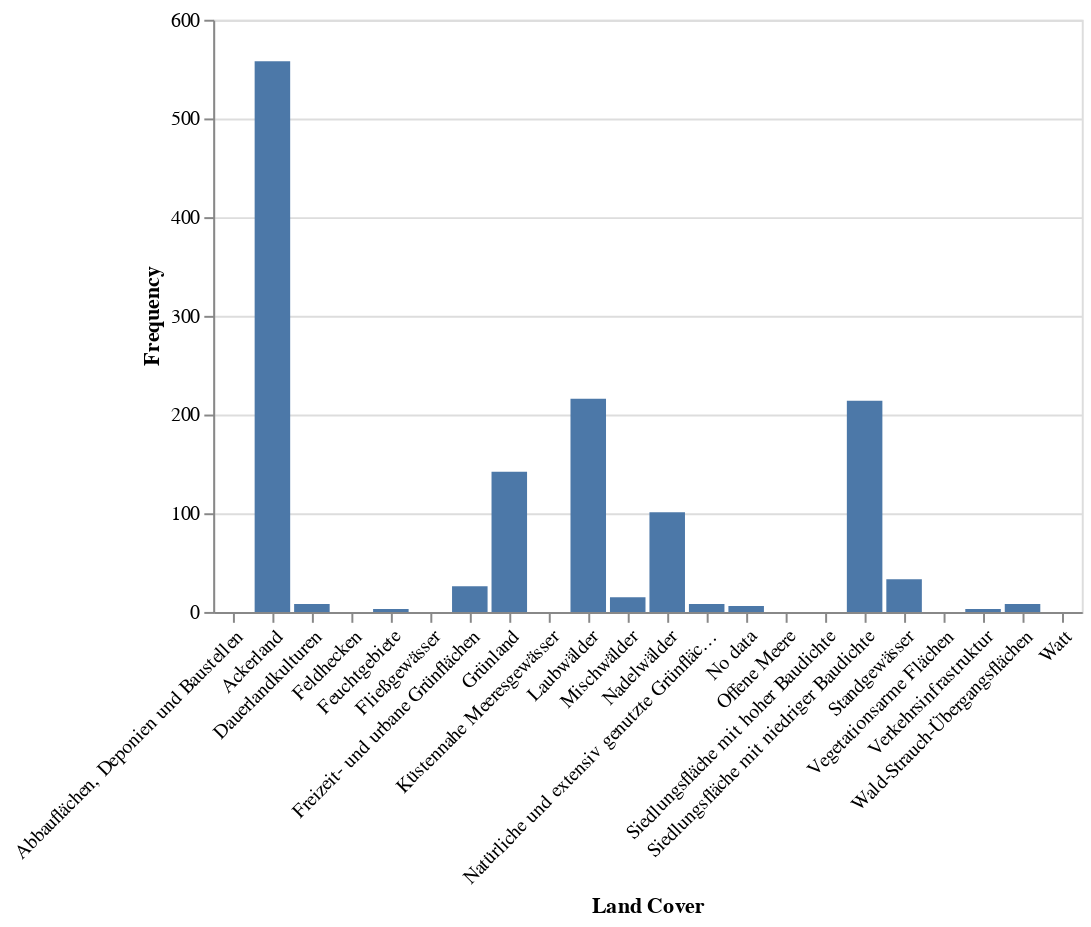

The notebook cell saved with this chart:
### Markdown cell above
# Comparison *Canis lupus* and *Felis silvestris*

### Code cell
#Show the plot from Canis lupus
alt.Chart.from_dict(plot_canis_lupus.spec)

### Figure 1 — Vega-Lite specification as saved in the notebook (floating-point values rounded to 4 significant figures)
{"config": {"view": {"continuousWidth": 300, "continuousHeight": 300}}, "data": {"name": "data-ab71aa8d972a1aecdfe67bdb2259acc5"}, "mark": "bar", "encoding": {"x": {"axis": {"labelAngle": -45}, "field": "Land Cover", "type": "nominal"}, "y": {"field": "Frequency", "type": "quantitative"}}, "width": "container", "$schema": "https://vega.github.io/schema/vega-lite/v5.json", "datasets": {"data-ab71aa8d972a1aecdfe67bdb2259acc5": [{"Frequency": 0, "Land Cover": "Abbauflächen, Deponien und Baustellen"}, {"Frequency": 558, "Land Cover": "Ackerland"}, {"Frequency": 8, "Land Cover": "Dauerlandkulturen"}, {"Frequency": 0, "Land Cover": "Feldhecken"}, {"Frequency": 3, "Land Cover": "Feuchtgebiete"}, {"Frequency": 0, "Land Cover": "Fließgewässer"}, {"Frequency": 26, "Land Cover": "Freizeit- und urbane Grünflächen"}, {"Frequency": 142, "Land Cover": "Grünland"}, {"Frequency": 0, "Land Cover": "Küstennahe Meeresgewässer"}, {"Frequency": 216, "Land Cover": "Laubwälder"}, {"Frequency": 15, "Land Cover": "Mischwälder"}, {"Frequency": 101, "Land Cover": "Nadelwälder"}, {"Frequency": 8, "Land Cover": "Natürliche und extensiv genutzte Grünflächen"}, {"Frequency": 6, "Land Cover": "No data"}, {"Frequency": 0, "Land Cover": "Offene Meere"}, {"Frequency": 0, "Land Cover": "Siedlungsfläche mit hoher Baudichte"}, {"Frequency": 214, "Land Cover": "Siedlungsfläche mit niedriger Baudichte"}, {"Frequency": 33, "Land Cover": "Standgewässer"}, {"Frequency": 0, "Land Cover": "Vegetationsarme Flächen"}, {"Frequency": 3, "Land Cover": "Verkehrsinfrastruktur"}, {"Frequency": 8, "Land Cover": "Wald-Strauch-Übergangsflächen"}, {"Frequency": 0, "Land Cover": "Watt"}]}}
